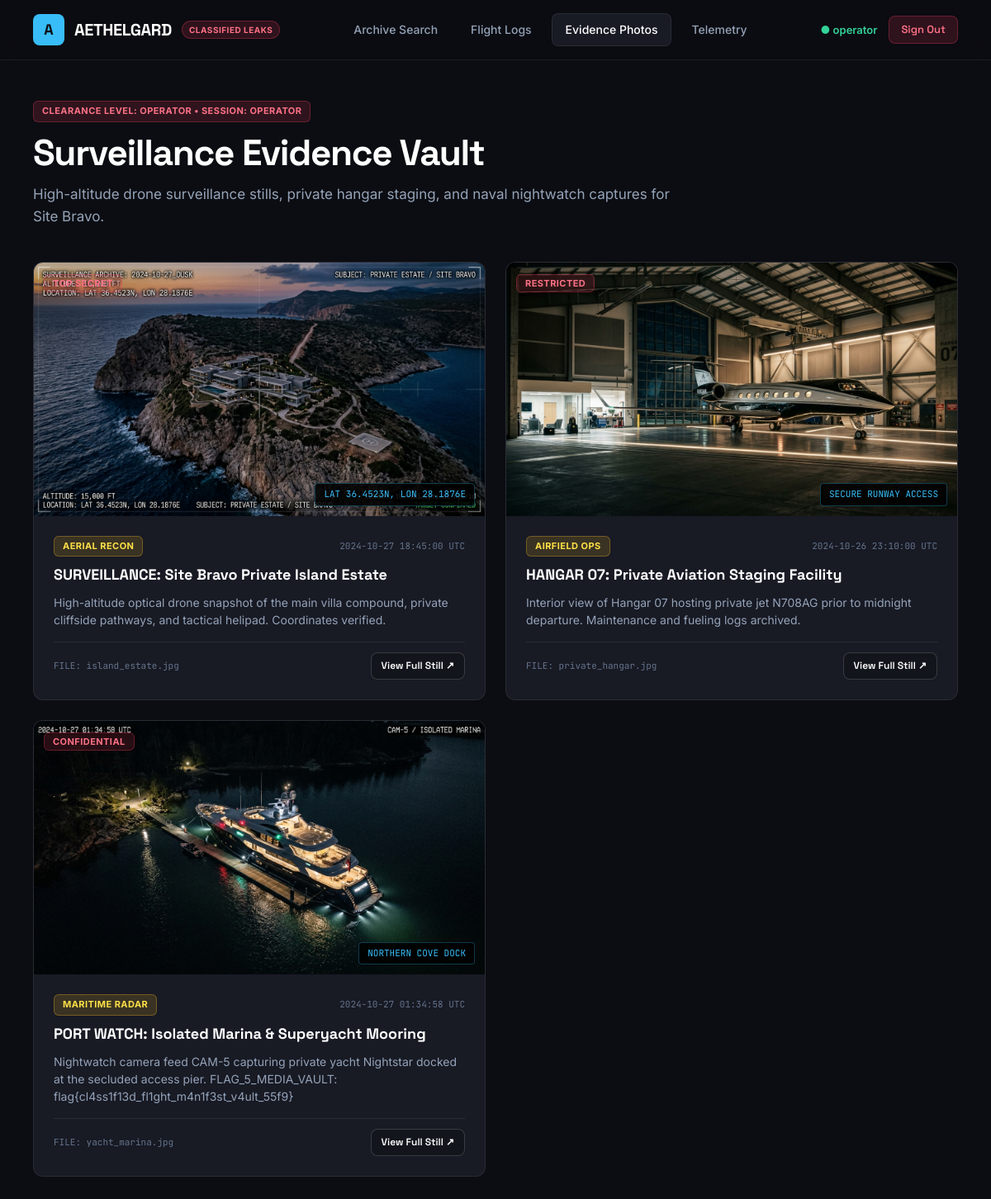
The page /photos (signed in) on the database its author committed.
### tables this page shows
CREATE TABLE users (
    id INTEGER PRIMARY KEY AUTOINCREMENT,
    username TEXT UNIQUE NOT NULL,
    password_hash TEXT NOT NULL,
    role TEXT NOT NULL DEFAULT 'operator',
    created_at TEXT NOT NULL,
    last_login TEXT
);

CREATE TABLE photos (
    id INTEGER PRIMARY KEY AUTOINCREMENT,
    title TEXT NOT NULL,
    category TEXT NOT NULL,
    image_url TEXT NOT NULL,
    timestamp TEXT NOT NULL,
    coordinates TEXT NOT NULL,
    classification TEXT NOT NULL,
    description TEXT NOT NULL
);

### app/routes/main.py (the view)
@router.get("/photos", response_class=HTMLResponse)
async def photos_page(request: Request):
    user = get_current_user(request)
    if not user:
        context = get_base_context(request, "SURVEILLANCE VAULT (LOCKED)")
        return templates.TemplateResponse(
            request=request,
            name="photos_locked.html",
            context=context,
        )
    context = get_base_context(request, "SURVEILLANCE EVIDENCE VAULT")
    photos = query_all("SELECT * FROM photos ORDER BY id ASC")
    context.update({"photos": photos})
    return templates.TemplateResponse(
        request=request,
        name="photos.html",
        context=context,
    )

### templates/photos.html
{% extends "base.html" %}
{% block content %}
<div class="big-hero">
  <div class="pill-badge pill-danger" style="margin-bottom: 12px; display: inline-block;">
    CLEARANCE LEVEL: OPERATOR &bull; SESSION: {{ current_user.username | upper }}
  </div>
  <h1 class="big-heading">Surveillance Evidence Vault</h1>
  <p class="hero-sub">
    High-altitude drone surveillance stills, private hangar staging, and naval nightwatch captures for Site Bravo.
  </p>
</div>
<div class="card-grid" style="grid-template-columns: repeat(auto-fit, minmax(380px, 1fr));">
  {% for p in photos %}
  <div class="dossier-card" style="padding: 0; overflow: hidden;">
    <div style="position: relative; width: 100%; aspect-ratio: 16/9; background: #000; overflow: hidden;">
      <img src="{{ p.image_url }}" alt="{{ p.title }}" style="width: 100%; height: 100%; object-fit: cover;">
      <div style="position: absolute; top: 12px; left: 12px;">
        <span class="pill-badge pill-danger">{{ p.classification }}</span>
      </div>
      <div style="position: absolute; bottom: 12px; right: 12px; background: rgba(0,0,0,0.85); padding: 4px 10px; border-radius: 4px; font-family: var(--font-mono); font-size: 11px; color: var(--accent-cyan); border: 1px solid rgba(56, 189, 248, 0.3);">
        {{ p.coordinates }}
      </div>
    </div>
    <div style="padding: 24px;">
      <div style="display: flex; justify-content: space-between; align-items: center; margin-bottom: 8px;">
        <span class="pill-badge pill-amber">{{ p.category }}</span>
        <span class="mono" style="font-size: 11px; color: var(--text-muted);">{{ p.timestamp }}</span>
      </div>
      <h3 style="font-family: var(--font-heading); font-size: 18px; font-weight: 700; color: #fff; margin-bottom: 8px;">
        {{ p.title }}
      </h3>
      <div style="font-size: 14px; color: var(--text-body); line-height: 1.5; margin-bottom: 16px;">
        {{ p.description }}
      </div>
      <div style="display: flex; justify-content: space-between; align-items: center; border-top: 1px solid var(--border); padding-top: 12px;">
        <span class="mono" style="font-size: 11px; color: var(--text-muted);">FILE: {{ p.image_url.split('/')[-1] }}</span>
        <a href="{{ p.image_url }}" target="_blank" class="btn" style="padding: 6px 12px; font-size: 12px;">View Full Still &nearr;</a>
      </div>
    </div>
  </div>
  {% endfor %}
</div>
{% endblock %}

### templates/base.html (shortened to what this page needs)
<!DOCTYPE html>
<html lang="en">
<head>
  <link rel="stylesheet" href="/static/css/style.css">
</head>
<body>
  <header class="top-nav">
    <div class="nav-wrap">
      <a href="/" class="brand">
        <div class="brand-symbol">A</div>
        <div class="brand-text">AETHELGARD</div>
        <span class="brand-tag">CLASSIFIED LEAKS</span>
      </a>
      <nav class="nav-menu">
        <a href="/" class="nav-link {% if request.url.path == '/' %}active{% endif %}">Archive Search</a>
        <a href="/flights" class="nav-link {% if request.url.path == '/flights' %}active{% endif %}">Flight Logs</a>
        <a href="/photos" class="nav-link {% if request.url.path == '/photos' %}active{% endif %}">
          {% if current_user %}Evidence Photos{% else %}🔒 Evidence Photos{% endif %}
        </a>
        <a href="/status" class="nav-link {% if request.url.path == '/status' %}active{% endif %}">Telemetry</a>
      </nav>
      <div class="nav-actions">
        {% if current_user %}
          <span style="font-size: 13px; font-weight: 600; color: var(--accent-emerald);">● {{ current_user.username }}</span>
          <a href="/logout" class="btn btn-danger" style="padding: 6px 14px; font-size: 13px;">Sign Out</a>
        {% else %}
          <a href="/login" class="btn btn-primary" style="padding: 6px 16px; font-size: 13px;">Sign In</a>
        {% endif %}
      </div>
    </div>
  </header>
  <main class="main-wrapper">
    {% block content %}{% endblock %}
  </main>
</body>
</html>

### static/css/style.css (style rules this page uses)
:root { --bg-main: #0c0d12; --bg-surface: #13151c; --bg-card: #181a24; --bg-card-hover: #1f2230; --bg-subtle: #252938; --border: rgba(255, 255, 255, 0.08); --border-strong: rgba(255, 255, 255, 0.16); --border-focus: #38bdf8; --text-main: #ffffff; --text-body: #94a3b8; --text-muted: #64748b; --accent-cyan: #38bdf8; --accent-amber: #fbbf24; --accent-emerald: #34d399; --accent-rose: #f43f5e; --font-heading: "Space Grotesk", sans-serif; --font-body: "Inter", -apple-system, BlinkMacSystemFont, sans-serif; --font-mono: "JetBrains Mono", Consolas, monospace; --radius: 12px; }
* { box-sizing: border-box; margin: 0; padding: 0; }
body { background-color: var(--bg-main); color: var(--text-body); font-family: var(--font-body); font-size: 15px; line-height: 1.6; min-height: 100vh; -webkit-font-smoothing: antialiased; }
a { color: inherit; text-decoration: none; }
.top-nav { position: sticky; top: 0; z-index: 100; background: rgba(12, 13, 18, 0.92); backdrop-filter: blur(16px); border-bottom: 1px solid var(--border); padding: 0 40px; }
.nav-wrap { max-width: 1300px; margin: 0 auto; height: 72px; display: flex; align-items: center; justify-content: space-between; }
.brand { display: flex; align-items: center; gap: 12px; }
.brand-symbol { width: 38px; height: 38px; background: #38bdf8; color: #0c0d12; border-radius: 8px; display: flex; align-items: center; justify-content: center; font-family: var(--font-heading); font-weight: 700; font-size: 18px; }
.brand-text { font-family: var(--font-heading); font-size: 20px; font-weight: 700; color: #ffffff; letter-spacing: -0.02em; }
.brand-tag { font-size: 10px; font-weight: 700; background: rgba(244, 63, 94, 0.15); color: #fb7185; border: 1px solid rgba(244, 63, 94, 0.3); padding: 2px 8px; border-radius: 20px; letter-spacing: 0.05em; text-transform: uppercase; }
.nav-menu { display: flex; align-items: center; gap: 8px; }
.nav-link { padding: 8px 16px; font-size: 14px; font-weight: 500; color: var(--text-body); border-radius: 8px; transition: all 0.2s; }
.nav-link.active { color: #ffffff; background: var(--bg-card); border: 1px solid var(--border); }
.nav-actions { display: flex; align-items: center; gap: 14px; }
.main-wrapper { max-width: 1300px; margin: 0 auto; padding: 48px 40px 96px 40px; }
.big-hero { margin-bottom: 40px; }
.big-heading { font-family: var(--font-heading); font-size: 44px; font-weight: 700; color: #ffffff; letter-spacing: -0.03em; line-height: 1.15; margin-bottom: 12px; }
.hero-sub { font-size: 17px; color: var(--text-body); max-width: 780px; line-height: 1.6; }
.card-grid { display: grid; grid-template-columns: repeat(auto-fit, minmax(360px, 1fr)); gap: 24px; }
.dossier-card { background: var(--bg-card); border: 1px solid var(--border); border-radius: var(--radius); padding: 28px; transition: all 0.2s; display: flex; flex-direction: column; justify-content: space-between; }
.pill-badge { font-size: 11px; font-weight: 700; padding: 3px 10px; border-radius: 6px; text-transform: uppercase; letter-spacing: 0.04em; }
.pill-danger { background: rgba(244, 63, 94, 0.15); color: #fb7185; border: 1px solid rgba(244, 63, 94, 0.3); }
.pill-amber { background: rgba(251, 191, 36, 0.15); color: #fde047; border: 1px solid rgba(251, 191, 36, 0.3); }
.btn { display: inline-flex; align-items: center; justify-content: center; gap: 8px; padding: 10px 20px; border-radius: 8px; font-family: var(--font-heading); font-size: 14px; font-weight: 600; cursor: pointer; transition: all 0.15s; border: 1px solid var(--border-strong); background: var(--bg-surface); color: #ffffff; }
.btn-danger { background: rgba(244, 63, 94, 0.15); border-color: rgba(244, 63, 94, 0.3); color: #fb7185; }
.mono { font-family: var(--font-mono); }

### rows shown on the page
users: username "operator", username "OPERATOR"
photos: image_url (picture), classification "TOP SECRET", coordinates "LAT 36.4523N, LON 28.1876E", category "AERIAL RECON", timestamp "2024-10-27 18:45:00 UTC", title "SURVEILLANCE: Site Bravo Private Island Estate", description "High-altitude optical drone snapshot of the main villa compound, private cliffside pathways, and tactical helipad. Coordinates verified.", image_url "island_estate.jpg"
photos: image_url (picture), classification "RESTRICTED", coordinates "SECURE RUNWAY ACCESS", category "AIRFIELD OPS", timestamp "2024-10-26 23:10:00 UTC", title "HANGAR 07: Private Aviation Staging Facility", description "Interior view of Hangar 07 hosting private jet N708AG prior to midnight departure. Maintenance and fueling logs archived.", image_url "private_hangar.jpg"
photos: image_url (picture), classification "CONFIDENTIAL", coordinates "NORTHERN COVE DOCK", category "MARITIME RADAR", timestamp "2024-10-27 01:34:58 UTC", title "PORT WATCH: Isolated Marina & Superyacht Mooring", description "Nightwatch camera feed CAM-5 capturing private yacht Nightstar docked at the secluded access pier. FLAG_5_MEDIA_VAULT: flag{cl4ss1f13d_fl1ght_m4n1f3st_v4ult_55f9}", image_url "yacht_marina.jpg"
